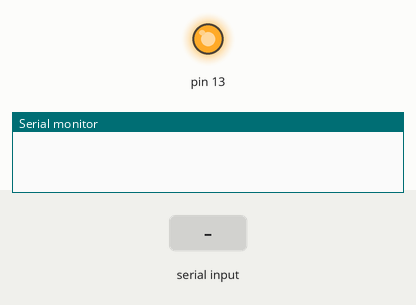
Bench run of a sketch on a simulated Arduino Uno, built with avr-gcc and run on an emulated ATmega328P. Parts: output pins drawn as LEDs (lit = HIGH), the last lines printed to the serial monitor. Dashed ring = blinking. The inputs (shaded band) are chosen by the test bench.

Above: at 1.2 s.
1.3 s: "ledoff=90\n" received over Serial
At 1.73 s:
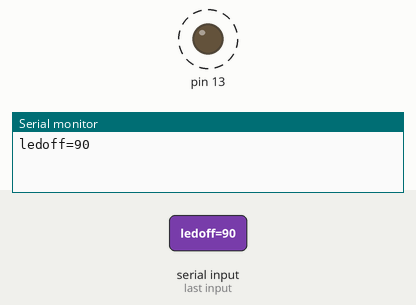
4.3 s: "start\n" received over Serial
At 5.27 s:
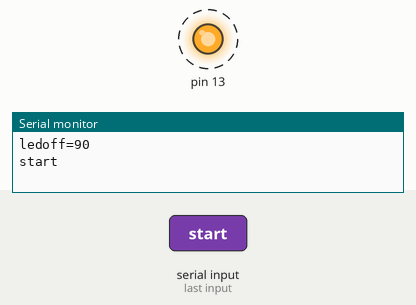
Timing chart, 0 to 16.3 s (numbered marks = the images above; inputs shaded):
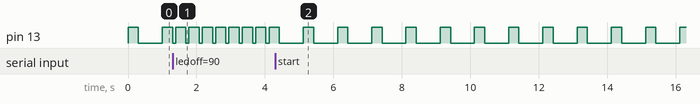

Measured:
- after the input at 1.3 s, pin 13: alternates HIGH for 0.30 s and LOW for 0.09 s, starting after 0.09 s
- after the input at 4.3 s, pin 13: alternates HIGH for 0.30 s and LOW for 0.70 s, starting after 0.82 s

The sketch:

uart_control_led.ino
```cpp
#include "taskLed.h";
led led;

void setup() {
    led.ledSetup(13);
    Serial.begin(115200);
}

void loop() {
	led.task1(); // 1. task led on off yapacak. Örnek (300ms ON 700ms off) on off süreleri ayarlanabilir olacak.

    led.task2(); //2. task uart'tan gelen datayı aynı port üzerinden echo yapacak. Uart interrupt ile çalışacak ve ayarları değiştirilebilir olacak
}
void serialEvent()
{
  while (Serial.available())
  {
    char rx = (char)Serial.read();
    rx == '\n' ? led.serialStatus = true : led.serialStatus = false; led.data += rx;

  }
}
```

taskLed.cpp
```cpp
#include "taskLed.h";

void led::ledSetup(int pin) {
  pinMode(13, OUTPUT);
  digitalWrite(13, ledState);
}

void led::task1() {
  if ( ledState == HIGH )
  {
    if ( (millis() - lastTime) >= ledTime[0]) {
      ledState = LOW;
      lastTime = millis();
    }
  }
  else
  {
    if ( (millis() - lastTime) >= ledTime[1]) {
      ledState = HIGH;
      lastTime = millis();
    }
  }
  digitalWrite(13, ledState);
}

void led::task2() {
  if (serialStatus) {
    data.toCharArray(temp, 32);

    sscanf(temp, "ledon=%d", &ledTime[0]);
    sscanf(temp, "ledoff=%d", &ledTime[1]);

    if (!strncmp(temp, "stop", 4)) {
      uart = false;
      ledTime[0] = 1000;
      ledTime[1] = 1000;
    }
    if (!strncmp(temp, "start", 5)) {
      uart = true;
      ledTime[0] = 300;
      ledTime[1] = 700;
    }
    if (uart) {
      Serial.print(temp);
    }

    data = "";
    serialStatus = false;

  }
}
```

taskLed.h
```cpp
#ifndef taskLed.h
#define taskLed.h
#include "Arduino.h"

class led {
  public:

    int ledState = HIGH;
    int ledTime[2] = {300, 700};
    boolean uart = true;
    boolean serialStatus = false;
    String data = "";
    char temp[32];
    unsigned long lastTime = 0;

    void ledSetup(int pin);
    void task1();
    void task2();
};
#endif
```
